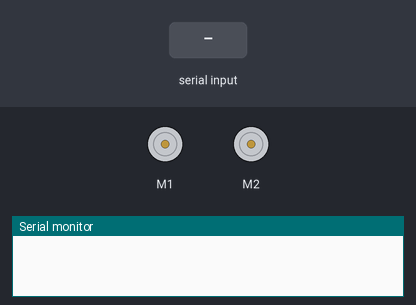
This sketch was run on a simulated Arduino Uno, built with avr-gcc and run on an emulated ATmega328P. Parts: 2 × DC motor (green arrow = forward, orange = backward, longer = faster), the last lines printed to the serial monitor. Inputs (shaded band) come from the test bench.

Above: at 1.2 s.
1.3 s: "c" received over Serial
At 2.0 s:
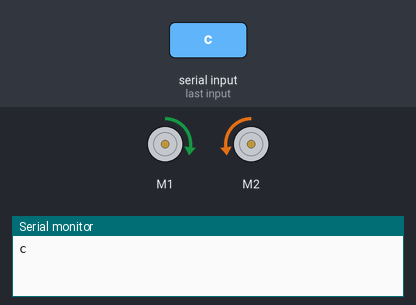
2.8 s: "s" received over Serial
At 3.2 s:
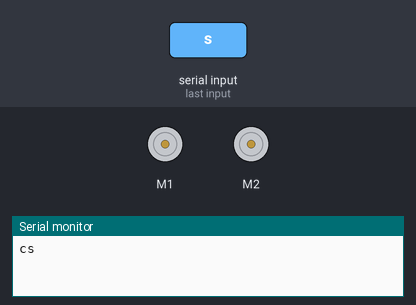
Timing chart, 0 to 5.8 s (numbered marks = the images above; inputs shaded):
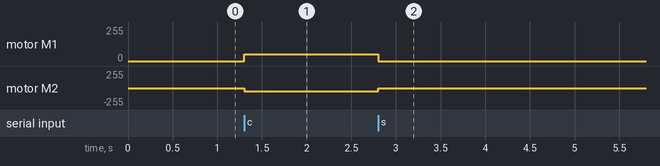

The sketch:

LeapProcArduGestureMotorOutput.ino
```cpp
/*
 * Leap Motion -> Processing -> Arduino -> Motor
 *
 * Michelle Leonhart 2014-02-04
 * @at0mbmxb www.tinwhiskers.net
 *
 */

#include <AFMotor.h>

AF_DCMotor motor1(1);
AF_DCMotor motor2(2);

void setup() {
  Serial.begin(9600);

  motor1.setSpeed(0);
  motor1.run(RELEASE);

  motor2.setSpeed(0);
  motor2.run(RELEASE);
}

void loop() {
  if ( Serial.available()) {
    char input = Serial.read();
    Serial.print(input);

    // Circle Gesture = motors on
    if (input == 'c') {
      motor1.run(FORWARD);
      motor1.setSpeed(50);

      motor2.run(BACKWARD);
      motor2.setSpeed(50);
    }

    // Swipe Gesture = motors off
    if (input == 's') {
      motor1.setSpeed(0);
      motor2.setSpeed(0);
    }
  }
}
```

Measured:
- after the input at 1.3 s, motor M1: stopped → forward 50/255 at once; motor M2: stopped → backward 50/255 at once
- after the input at 2.8 s, motor M1: forward 50/255 → stopped at once; motor M2: backward 50/255 → stopped at once
